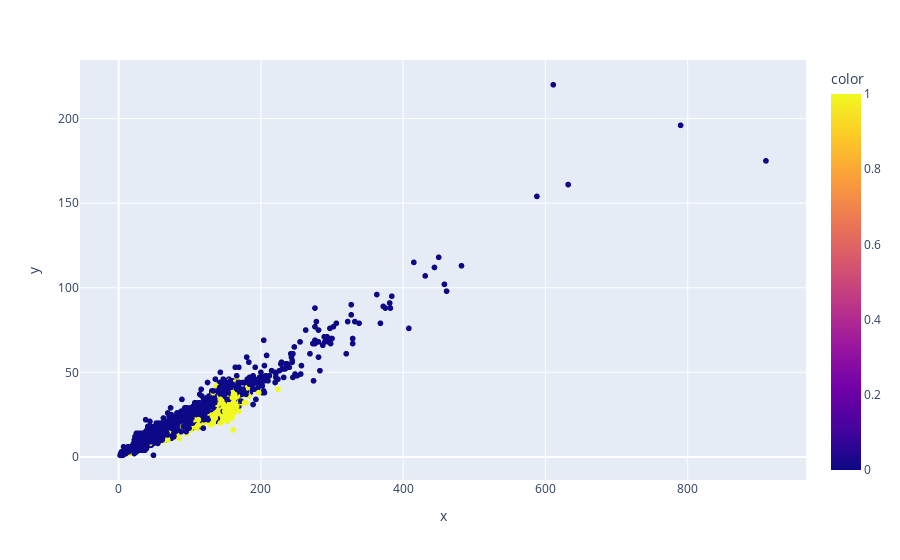

Source (notebook cell):
### Code cell
px.scatter(x=df["numCharacter"], y=df["numWord"], color=df["target"])

### Figure 1 — Plotly figure (JSON) as saved in the notebook; plotly's stock layout.template omitted (floating-point values rounded to 4 significant figures; data arrays with more than 128 entries replaced by an {"elided": "..."} marker saying what was removed)
{"data": [{"hovertemplate": "x=%{x}<br>y=%{y}<br>color=%{marker.color}<extra></extra>", "legendgroup": "", "marker": {"color": {"elided": "5169 int values"}, "coloraxis": "coloraxis", "symbol": "circle"}, "mode": "markers", "name": "", "showlegend": false, "type": "scattergl", "x": {"elided": "5169 int values"}, "xaxis": "x", "y": {"elided": "5169 int values"}, "yaxis": "y"}], "layout": {"coloraxis": {"colorbar": {"title": {"text": "color"}}, "colorscale": [[0, "#0d0887"], [0.1111, "#46039f"], [0.2222, "#7201a8"], [0.3333, "#9c179e"], [0.4444, "#bd3786"], [0.5556, "#d8576b"], [0.6667, "#ed7953"], [0.7778, "#fb9f3a"], [0.8889, "#fdca26"], [1, "#f0f921"]]}, "legend": {"tracegroupgap": 0}, "margin": {"t": 60}, "xaxis": {"anchor": "y", "domain": [0, 1], "title": {"text": "x"}}, "yaxis": {"anchor": "x", "domain": [0, 1], "title": {"text": "y"}}}}
